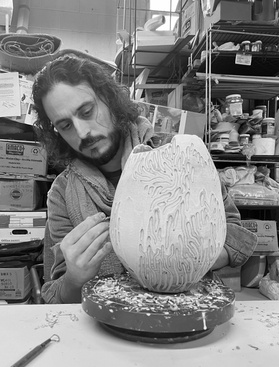
#> input picture THE2_Images/c1.jpg, 279 x 367 px, shrunk from 1160 x 1524 before the run
$ python q3.py
#> lines starting #> are read from the running program, lines starting #| are printed output that depends on the picture
import os
import cv2
import pywt
import numpy as np
import matplotlib.pyplot as plt
from scipy.fftpack import dct, idct
from sklearn.metrics import mean_squared_error

def scale_coeffs(coeffs, max_level):
    scaled_coeffs=[]
    if(np.abs(coeffs[0]).max()!=0):
        scaled_coeffs.append(coeffs[0]*(256/np.abs(coeffs[0]).max()).astype(np.uint8))
    else:
        scaled_coeffs.append(coeffs[0])
    for detail_level in range(max_level):
        scaled_coeffs.append( [(d*256/np.abs(d).max()).astype(np.uint8) if np.abs(d).max()>0 else d for d in coeffs[detail_level + 1]])

    return scaled_coeffs
def descale_haar_coeffs(scaled_coeffs, max_level):
    coeffs=[]
    coeffs.append(scaled_coeffs[0]*(np.abs(scaled_coeffs[0]).max()/256).astype(np.uint8))
    for detail_level in range(max_level):
        coeffs.append([(d*(np.abs(d).max()/256)).astype(np.uint8) for d in scaled_coeffs[detail_level + 1]])
    return coeffs

def apply_haar_transform(image, N_values, wavelet_type,max_level,img_name):
    coeffs = pywt.wavedec2(image, wavelet=wavelet_type,level=max_level)

    coeffs_array, coeffs_slices = pywt.coeffs_to_array(coeffs)
    sorted_coeffs = np.sort(np.abs(coeffs_array).flatten())
    results={}
    for i,N in enumerate(N_values):
        threshold_idx = int((1 - N / 100.0) * len(sorted_coeffs))
        threshold = sorted_coeffs[threshold_idx]
        filtered_coeffs_array = np.where(np.abs(coeffs_array) >= threshold, coeffs_array, 0)

        #before saving normalize the coefficients to 0-255 for better compression
        max=np.nanmax(np.array(filtered_coeffs_array))
        min=np.nanmin(np.array(filtered_coeffs_array))

        normalized_filtered_coeffs = 255 * (filtered_coeffs_array - min) / (max - min)
        normalized_filtered_coeffs = filtered_coeffs_array / (2**(max_level+1)) +122.5 #scale the coefficients to 0-255

        # Save wavelet coefficients as compressed
        coeffs_uint8 = normalized_filtered_coeffs.astype(np.uint8)
        np.savez_compressed(f'Outputs/{img_name}_haar_transformed_N{N}.npz', coeffs=normalized_filtered_coeffs,min_max=np.array([min,max]), slices=np.array(coeffs_slices, dtype=object))
        #np.savez_compressed(f'Outputs/{img_name}_haar_transformed_4level_N{N}.npz', coeffs=filtered_coeffs_array,min_max=np.array([min,max]), slices=np.array(coeffs_slices, dtype=object))

        # Load wavelet coefficients
        loaded = np.load(f'Outputs/{img_name}_haar_transformed_N{N}.npz', allow_pickle=True)
        loaded_coeffs_array =loaded['coeffs']
        loaded_slices = loaded['slices']
        loaded_min_max=loaded['min_max']
        loaded_coeffs_array = loaded_coeffs_array.astype(np.float64)
# (x-mi)/(ma-mi) * 255       /255
        denormalized_loaded_coeffs_array = loaded_coeffs_array / 255.  * (loaded_min_max[1] - loaded_min_max[0]) + loaded_min_max[0]
        denormalized_loaded_coeffs_array = (loaded_coeffs_array -122.5) * (2**(max_level+1))

        loaded_coeffs=pywt.array_to_coeffs(denormalized_loaded_coeffs_array,loaded_slices,output_format='wavedec2')
        compressed_image = pywt.waverec2(loaded_coeffs, wavelet=wavelet_type)
        results[N] = np.clip(compressed_image, 0, 255).astype(np.uint8)
    return results


def apply_dct(image, N_values,img_name):
    dct_transformed = dct(dct(image.T, norm='ortho').T, norm='ortho')
    flattened = dct_transformed.flatten()
    results = {}

    for N in N_values:
        threshold_idx = int((1 - N / 100.0) * len(flattened))
        threshold = np.partition(np.abs(flattened), threshold_idx)[threshold_idx]

        # Filter coefficients
        filtered_dct_transformed = np.where(np.abs(dct_transformed) >= threshold, dct_transformed, 0)
        #store the filtered coefficients as npz file
        np.savez_compressed(f'Outputs/{img_name}_dct_transformed_N{N}.npz', coeffs=filtered_dct_transformed)
        # Load DCT coefficients
        loaded = np.load(f'Outputs/{img_name}_dct_transformed_N{N}.npz')
        loaded_dct_transformed = loaded['coeffs']
        # Reconstruct image
        compressed_image = idct(idct(loaded_dct_transformed.T, norm='ortho').T, norm='ortho')
        results[N] = np.clip(compressed_image, 0, 255).astype(np.uint8)

    return results

def calculate_mse(original, compressed):
    return mean_squared_error(original.flatten(), compressed.flatten())

# Example Usage
os.makedirs('Outputs', exist_ok=True)
image_folder = 'THE2_Images/'
image_names = ["c1", "c2", "c3"]
image_paths = [image_folder+ name for name in image_names]
N_values = [1, 10, 50,100]

for i,img_path in enumerate(image_paths):
    # Load grayscale image
    original = cv2.imread(img_path+".jpg", cv2.IMREAD_GRAYSCALE)
#> original is the input picture: shape (367, 279); min 0, max 255, mean 132.7

    # Apply Haar Transform
    haar_results = apply_haar_transform(original, N_values,'haar',1,image_names[i])
#> in apply_haar_transform, `coeffs = pywt.wavedec2(image, wavelet=wavelet_type,level=max_level)`: coeffs = 2 items
#> in apply_haar_transform, `coeffs_array, coeffs_slices = pywt.coeffs_to_array(coeffs)`:
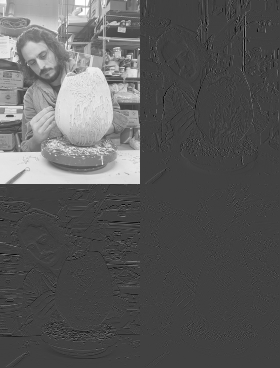
#> coeffs_array: shape (368, 280) float64; min -175.5, max 509.5, mean 66.5; drawn with min black and max white
#> the loop in apply_haar_transform, `for i,N in enumerate(N_values):` made 4 passes
#> (threshold_idx, threshold, min) on passes 1 to 4: (102009, 436, 0), (92736, 300, 0), (51520, 7, -175.5), (0, 0, -175.5)
#> pass 1, in apply_haar_transform, `filtered_coeffs_array = np.where(np.abs(coeffs_array) >= threshold, co..`:
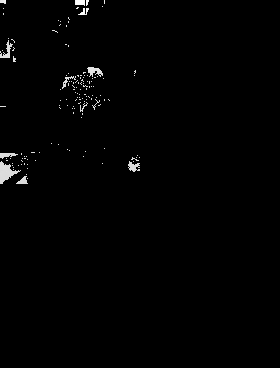
#> filtered_coeffs_array: shape (368, 280) float64; min 0, max 509.5, mean 4.5; drawn with min black and max white
#> pass 1, in apply_haar_transform, `normalized_filtered_coeffs = filtered_coeffs_array / (2**(max_level+1)..`:
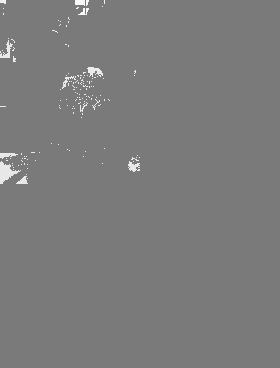
#> normalized_filtered_coeffs: shape (368, 280) float64; min 122.5, max 249.9, mean 123.6
#> after the loop in apply_haar_transform, `for i,N in enumerate(N_values):`:
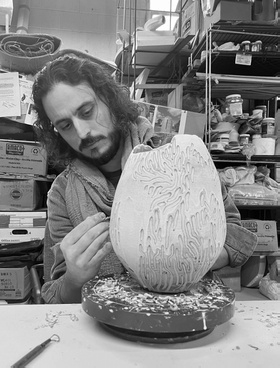
#> compressed_image: shape (368, 280) float64; min -1.42e-14, max 255, mean 132.9; drawn with min black and max white
#> after the loop in apply_haar_transform, `for i,N in enumerate(N_values):`: results = 4 items
#> haar_results = 4 items

    # Apply DCT
    dct_results = apply_dct(original, N_values,image_names[i])
#> in apply_dct, `dct_transformed = dct(dct(image.T, norm='ortho').T, norm='ortho')`:
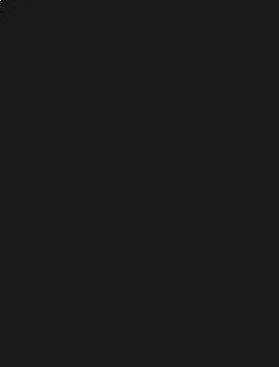
#> dct_transformed: shape (367, 279) float64; min -4766.1, max 42477, mean 0.6; drawn with min black and max white
#> the loop in apply_dct, `for N in N_values:` made 4 passes
#> (threshold_idx, threshold) on passes 1 to 4: (101369, 147.4), (92153, 37.03), (51196, 8.56), (0, 2.04e-05)
#> pass 1, in apply_dct, `compressed_image = idct(idct(loaded_dct_transformed.T, norm='ortho').T..`:
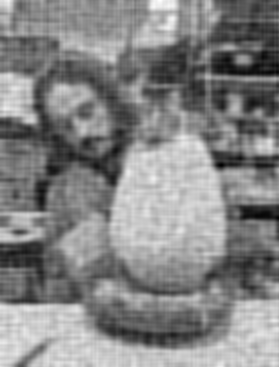
#> compressed_image: shape (367, 279) float64; min -18.59, max 271.2, mean 132.7; drawn with min black and max white
#> dct_results = 4 items

    # Compare results
    for N in N_values:
        cv2.imwrite(f"Outputs/{image_names[i]}_haar_N{N}.jpg", haar_results[N])
        cv2.imwrite(f"Outputs/{image_names[i]}_dct_N{N}.jpg", dct_results[N])
        # Compute MSE
#> (the run stopped early here; a loop or call above may not have finished)

$ run again, with THE2_Images/b1.jpg copied over THE2_Images/c1.jpg
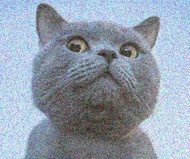
#> input picture THE2_Images/b1.jpg, 190 x 159 px, shrunk from 791 x 659 before the run
#> coeffs = 2 items
#> the loop in apply_haar_transform, `for i,N in enumerate(N_values):` made 4 passes
#> (threshold_idx, threshold, min) on passes 1 to 4: (30096, 435, 0), (27360, 382, 0), (15200, 11.5, -86.5), (0, 0, -86.5)
#> after the loop in apply_haar_transform, `for i,N in enumerate(N_values):`:
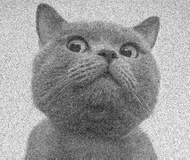
#> compressed_image: shape (160, 190) float64; min 32, max 252, mean 155.9
#> after the loop in apply_haar_transform, `for i,N in enumerate(N_values):`: results = 4 items
#> the loop in apply_dct, `for N in N_values:` made 4 passes
#> (threshold_idx, threshold) on passes 1 to 4: (29907, 79.45), (27189, 24.67), (15105, 8.66), (0, 0.000221)

$ run again, with THE2_Images/b2.jpg copied over THE2_Images/c1.jpg
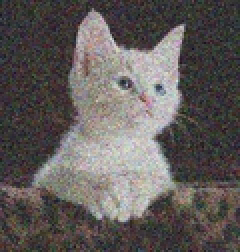
#> input picture THE2_Images/b2.jpg, 120 x 126 px, shrunk from 500 x 523 before the run (shown 2 times larger)
#> coeffs = 2 items
#> sorted_coeffs = 15120 values from 0 to 424
#> the loop in apply_haar_transform, `for i,N in enumerate(N_values):` made 4 passes
#> (threshold_idx, threshold, min) on passes 1 to 4: (14968, 382.5, 0), (13608, 154.5, 0), (7560, 11, -88.5), (0, 0, -88.5)
#> after the loop in apply_haar_transform, `for i,N in enumerate(N_values):`: results = 4 items
#> in apply_dct, `dct_transformed = dct(dct(image.T, norm='ortho').T, norm='ortho')`:
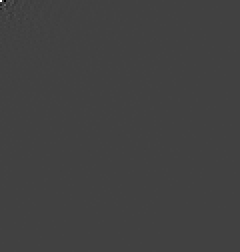
#> dct_transformed: shape (126, 120) float64 (shown 2 times larger); min -3978.9, max 11467.6, mean 0.4; drawn with min black and max white
#> flattened = 15120 values, max 11467.6 at index 0, min -3978.9 at index 2, mean 0.374
#> the loop in apply_dct, `for N in N_values:` made 4 passes
#> (threshold_idx, threshold) on passes 1 to 4: (14968, 103.7), (13608, 24.83), (7560, 8.56), (0, 9.72e-06)
#> after the loop in apply_dct, `for N in N_values:`: results = 4 items
#> the loop `for N in N_values:` made 4 passes
#> (printed output is left out)
#> pass 2, `cv2.imwrite(f"Outputs/{image_names[i]}_haar_N{N}.jpg", haar_results[N])`:
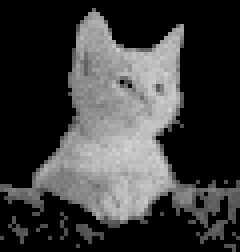
#> saved as c1_haar_N10.jpg: shape (126, 120) (shown 2 times larger); min 0, max 212, mean 59.4

$ run again, with THE2_Images/b3.jpg copied over THE2_Images/c1.jpg
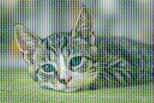
#> input picture THE2_Images/b3.jpg, 154 x 103 px, shrunk from 640 x 427 before the run
#> coeffs = 2 items
#> sorted_coeffs = 16016 values from 0 to 475.5
#> the loop in apply_haar_transform, `for i,N in enumerate(N_values):` made 4 passes
#> (threshold_idx, threshold, min) on passes 1 to 4: (15855, 367, 0), (14414, 295, 0), (8008, 16, -113), (0, 0, -113)
#> after the loop in apply_haar_transform, `for i,N in enumerate(N_values):`: results = 4 items
#> flattened = 15862 values, max 17163.1 at index 0, min -1101.9 at index 155, mean 1.47
#> the loop in apply_dct, `for N in N_values:` made 4 passes
#> (threshold_idx, threshold) on passes 1 to 4: (15703, 103.9), (14275, 26.24), (7931, 6.02), (0, 0.000957)
#> after the loop in apply_dct, `for N in N_values:`: results = 4 items
